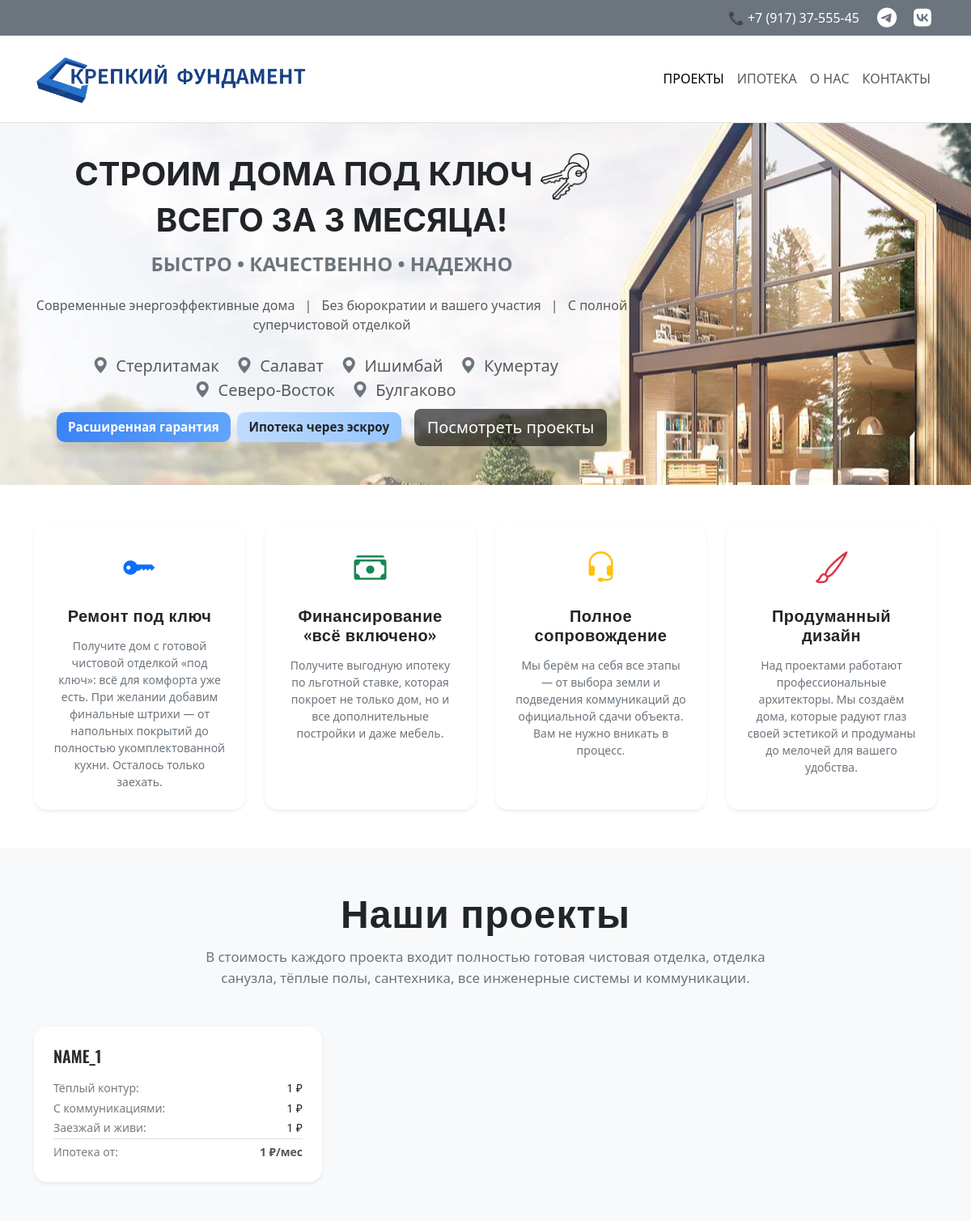
Before: / with the older database file.
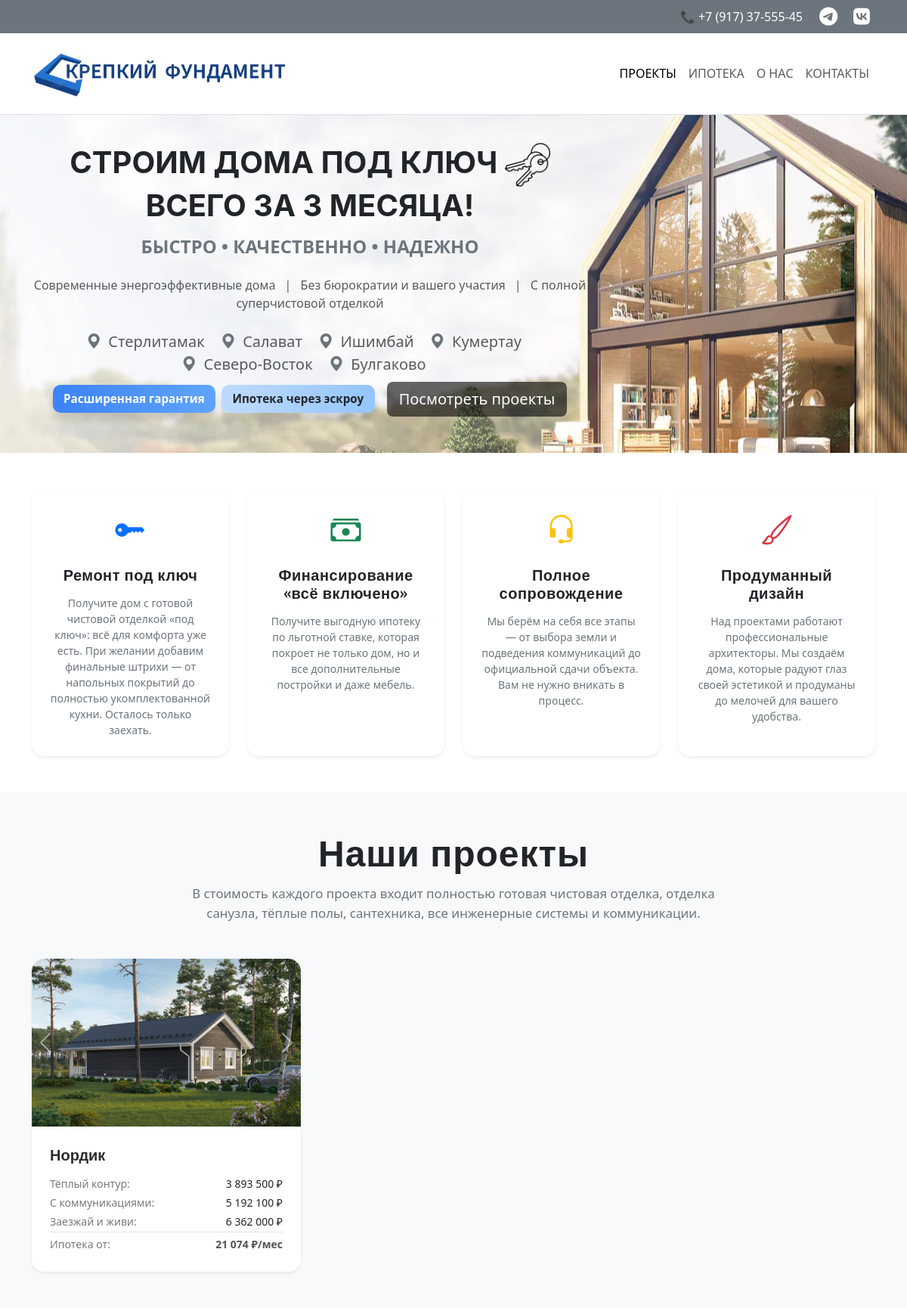
After: the same page with the newer database file.
### app/models.py (models this page shows, shortened)
class Project(db.Model):
    __tablename__ = "projects"
    id = db.Column(db.Integer, primary_key=True)
    title = db.Column(db.String(100), unique=True, nullable=False)
    slug = db.Column(db.String(100), unique=True, nullable=False)
    description = db.Column(db.Text)
    square = db.Column(db.Integer, nullable=False)
    size = db.Column(db.String(15), nullable=False)
    price_base = db.Column(db.Integer, nullable=False)
    price_with_communications = db.Column(db.Integer)
    price_ready = db.Column(db.Integer)
    mortgage_price_per_month = db.Column(db.Integer)
    images_directory_path = db.Column(db.String(300), nullable=False)
    images = db.relationship(
        "ProjectImages",
        back_populates="project",
        cascade="all, delete-orphan",
        lazy="dynamic"
    )

class ProjectImages(db.Model):
    __tablename__ = "project_images"
    id = db.Column(db.Integer, primary_key=True)
    filename = db.Column(db.String(100), unique=True, nullable=False)
    project_id = db.Column(
        db.Integer,
        db.ForeignKey(Project.id, ondelete="CASCADE"),
        nullable=False,
    )
    project = db.relationship("Project", back_populates="images")
    @property
    def url(self):
        return os.path.join('uploads', self.project.slug, self.filename)

### app/routes.py (the view)
@main_bp.route('/')
def index():
    projects = Project.query.all()
    return render_template('index.html', projects=projects)

### app/__init__.py (called while the page is built)
def create_app():
    app = Flask(__name__)
    app.config.from_object('config.Config')  # config.py должен быть в корне проекта
    @app.template_filter('money')
    def money_format(value):
        if value is None:
            return ""
        try:
            return f"{int(value):,}".replace(",", " ")
        except (ValueError, TypeError):
            return value
    db.init_app(app)
    migrate.init_app(app, db)
    from app.routes import main_bp
    app.register_blueprint(main_bp)
    with app.app_context():
        db.create_all()
    return app

### app/templates/index.html (shortened to what this page needs)
{% extends "base.html" %}
{% block styles %}
{{ super() }}
<link rel="stylesheet" href="{{ url_for('static', filename='css/style_cards.css') }}">
{% endblock %}
{% block content %}
<section id="projects" class="py-5 bg-light">
  <div class="container text-center">
    <h2 class="fw-bold mb-3 display-5" style="font-family: 'Oswald', sans-serif; letter-spacing: 1px;">
      Наши проекты
    </h2>
    <p class="text-secondary mb-5 mx-auto" style="max-width: 750px; font-size: 1.05rem; color: #6c757d;">
      В стоимость каждого проекта входит полностью готовая чистовая отделка,
      отделка санузла, тёплые полы, сантехника, все инженерные системы и коммуникации.
    </p>
    <div class="row g-4">
      {% for project in projects %}
      <div class="col-md-6 col-lg-4">
        <a href="{{ url_for('main.details', id=project.id) }}" class="text-decoration-none text-reset">
          <div class="card project-card border-0 shadow-sm h-100 overflow-hidden">
            <div id="carouselHouse{{ project.id }}" class="carousel slide project-image-wrapper">
              <div class="carousel-inner">
                {% for image in project.images.all() %}
                <div class="carousel-item active">
                  <img src="{{ url_for('static', filename=image.url) }}" class="card-img-top" alt="Проект дома {{ project.title }}">
                </div>
                {% endfor %}
              </div>
              <button class="carousel-control-prev" type="button" data-bs-target="#carouselHouse{{ project.id }}" data-bs-slide="prev">
                <span class="carousel-control-prev-icon"></span>
              </button>
              <button class="carousel-control-next" type="button" data-bs-target="#carouselHouse{{ project.id }}" data-bs-slide="next">
                <span class="carousel-control-next-icon"></span>
              </button>
            </div>
            <div class="card-body text-start p-4">
              <h5 class="card-title fw-semibold mb-3" style="font-family: 'Oswald', sans-serif; color: #2d2d2d;">
                {{ project.title }}
              </h5>
              <table class="table table-borderless text-secondary small mb-0 compact-table">
                <tbody>
                  <tr>
                    <th scope="row">Тёплый контур:</th>
                    <td class="text-end text-dark fw-normal">{{ project.price_base | money }} &#8381;</td>
                  </tr>
                  <tr>
                    <th scope="row">С коммуникациями:</th>
                    <td class="text-end text-dark fw-normal">{{ project.price_with_communications | money }} &#8381;</td>
                  </tr>
                  <tr>
                    <th scope="row">Заезжай и живи:</th>
                    <td class="text-end text-dark fw-normal">{{ project.price_ready | money }} &#8381;</td>
                  </tr>
                  <tr class="border-top">
                    <th scope="row" class="pt-2">Ипотека от:</th>
                    <td class="text-end fw-semibold pt-2">{{ project.mortgage_price_per_month | money }} &#8381;/мес</td>
                  </tr>
                </tbody>
              </table>
            </div>
          </div>
        </a>
      </div>
      {% endfor %}
    </div>
  </div>
</section>
{% endblock%}

### app/templates/base.html (shortened to what this page needs)
<!DOCTYPE html>
<html lang="ru">
<head>
 {% block styles %}
  <link
    href="https://cdn.jsdelivr.net/npm/bootstrap@5.3.3/dist/css/bootstrap.min.css"
    rel="stylesheet"
  >
  <link
    rel="stylesheet"
    href="https://cdn.jsdelivr.net/npm/bootstrap-icons@1.11.3/font/bootstrap-icons.css"
  >
  <link rel="stylesheet" href="https://cdnjs.cloudflare.com/ajax/libs/font-awesome/6.5.0/css/all.min.css">
  <link rel="stylesheet" href="{{ url_for('static', filename='css/style.css') }}">
{% endblock %}
</head>
<body>
  {% block header %}
  <div class="fixed-top">
    <div class="topbar py-1 bg-secondary">
      <div class="container d-flex flex-wrap align-items-center justify-content-between justify-content-md-end">
        <div class="order-0 order-md-0 me-md-3">
          📞 <a href="tel:+79173755545" class="text-white text-decoration-none">+7 (917) 37-555-45</a>
        </div>
        <div class="d-flex gap-2 order-1">
          <a href="https://t.me/username" target="_blank" class="social-btn text-white" aria-label="Telegram">
            <i class="fab fa-telegram"></i>
          </a>
          <a href="https://vk.com/username" target="_blank" class="social-btn text-white" aria-label="VK">
            <i class="fab fa-vk"></i>
          </a>
        </div>
      </div>
    </div>
    <nav class="navbar navbar-expand-md navbar-light bg-white border-bottom py-3" id="mainNav">
      <div class="container align-items-center justify-content-between">
        <a class="navbar-brand fw-bold me-2" href="{{ url_for('main.index') }}">
          <img src="{{ url_for('static', filename='images/logo_krepkii_fundament.png')}}" alt="Logo" width="340">
        </a>
        <div class="collapse navbar-collapse justify-content-end" id="mainNavbar">
          <ul class="navbar-nav">
            <li class="nav-item"><a class="nav-link active" href="#projects">Проекты</a></li>
            <li class="nav-item"><a class="nav-link" href="#">Ипотека</a></li>
            <li class="nav-item"><a class="nav-link" href="#">О нас</a></li>
            <li class="nav-item"><a class="nav-link" href="#">Контакты</a></li>
          </ul>
        </div>
      </div>
    </nav>
  </div>
  {% endblock %}
  {% block hero %}
  <div class="b-img-with-bg t">
    <section class="py-5 transparent-background">
      <div class="container">
        <div class="row justify-content-start">
          <div class="col-12 col-xs-10 col-sm-10 col-md-9 col-lg-8 text-center">
            <h1 class="fw-bold mb-3" style="font-family: 'Inter', sans-serif;">
              СТРОИМ ДОМА ПОД КЛЮЧ
              <img src="../static/images/key_6497462.png" width="60px" alt="">
              <br>ВСЕГО ЗА 3 МЕСЯЦА!
            </h1>
            <h2 class="h4 fw-semibold text-secondary text-uppercase mb-4">
              Быстро • Качественно • Надежно
            </h2>
            <p class="text-muted mb-4 text-center fs-6">
              Современные энергоэффективные дома
              <span class="mx-2">|</span>
              Без бюрократии и вашего участия
              <span class="mx-2">|</span>
              С полной суперчистовой отделкой
            </p>
            <ul class="list-inline text-muted fs-5 mb-2 text-center">
              <li class="list-inline-item me-3">
                <i class="bi bi-geo-alt-fill text-secondary me-1"></i> Стерлитамак
              </li>
              <li class="list-inline-item me-3">
                <i class="bi bi-geo-alt-fill text-secondary me-1"></i> Салават
              </li>
              <li class="list-inline-item me-3">
                <i class="bi bi-geo-alt-fill text-secondary me-1"></i> Ишимбай
              </li>
              <li class="list-inline-item me-3">
                <i class="bi bi-geo-alt-fill text-secondary me-1"></i> Кумертау
              </li>
              <li class="list-inline-item me-3">
                <i class="bi bi-geo-alt-fill text-secondary me-1"></i> Северо-Восток
              </li>
              <li class="list-inline-item me-3">
                <i class="bi bi-geo-alt-fill text-secondary me-1"></i> Булгаково
              </li>
            </ul>
            <div class="d-flex flex-column flex-md-row gap-3 justify-content-center align-items-center text-center">
              <div class="d-flex gap-2 justify-content-center flex-wrap">
                <span class="badge-accent bg-gradient-primary">Расширенная гарантия</span>
                <span class="badge-accent bg-gradient-info text-dark">Ипотека через эскроу</span>
              </div>
              <a href="#projects" class="btn-projects btn btn-outline-secondary btn-lg">Посмотреть проекты</a>
            </div>
          </div>
        </div>
      </div>
    </section>
  </div>
  {% endblock %}
  {% block features %}
  <section class="py-5 bg-white">
    <div class="container">
      <div class="row text-center g-4">
        <div class="col-md-6 col-lg-3">
          <div class="card h-100 shadow-sm border-0 p-4">
            <div class="mb-3 text-primary fs-1">
              <i class="bi bi-key-fill"></i>
            </div>
            <h3 class="h5 fw-bold mb-3">Ремонт под ключ</h3>
            <p class="text-secondary small mb-0">
              Получите дом с готовой чистовой отделкой «под ключ»: всё для комфорта уже есть. При желании добавим финальные штрихи — от напольных покрытий до полностью укомплектованной кухни. Осталось только заехать.
            </p>
          </div>
        </div>
        <div class="col-md-6 col-lg-3">
          <div class="card h-100 shadow-sm border-0 p-4">
            <div class="mb-3 text-success fs-1">
              <i class="bi bi-cash-stack"></i>
            </div>
            <h3 class="h5 fw-bold mb-3">Финансирование «всё включено»</h3>
            <p class="text-secondary small mb-0">
              Получите выгодную ипотеку по льготной ставке, которая покроет не только дом, но и все дополнительные постройки и даже мебель.
            </p>
          </div>
        </div>
        <div class="col-md-6 col-lg-3">
          <div class="card h-100 shadow-sm border-0 p-4">
            <div class="mb-3 text-warning fs-1">
              <i class="bi bi-headset"></i>
            </div>
            <h3 class="h5 fw-bold mb-3">Полное сопровождение</h3>
            <p class="text-secondary small mb-0">
              Мы берём на себя все этапы — от выбора земли и подведения коммуникаций до официальной сдачи объекта. Вам не нужно вникать в процесс.
            </p>
          </div>
        </div>
        <div class="col-md-6 col-lg-3">
          <div class="card h-100 shadow-sm border-0 p-4">
            <div class="mb-3 text-danger fs-1">
              <i class="bi bi-brush"></i>
            </div>
            <h3 class="h5 fw-bold mb-3">Продуманный дизайн</h3>
            <p class="text-secondary small mb-0">
              Над проектами работают профессиональные архитекторы. Мы создаём дома, которые радуют глаз своей эстетикой и продуманы до мелочей для вашего удобства.
            </p>
          </div>
        </div>
      </div>
    </div>
  </section>
  {% endblock %}
  {% block content %}
  {% endblock %}
</body>
</html>

### app/static/css/style.css (style rules this page uses)
body { padding-top: 140px; transition: padding-top 0.3s ease; }
.navbar, .navbar img { transition: all 0.3s ease; }
.navbar-brand img { max-width: 100%; height: auto; width: 340px; }
.b-img-with-bg { background-image: url(../images/tskny5iwscpyekaoxngoxll8t7hiibna.webp); background-position: center; background-repeat: no-repeat; }
.social-btn { display: inline-flex; align-items: center; justify-content: center; width: 36px; height: 36px; border-radius: 50%; color: white; text-decoration: none; font-size: 25px; transition: transform 0.2s; }
.navbar-nav .nav-link { text-transform: uppercase; }
.btn-projects { background-color: rgba(0, 0, 0, 0.6); color: #fff; border: none; transition: background-color 0.3s ease; }
.badge-accent { font-size: 0.95rem; font-weight: 600; padding: 0.45rem 0.9rem; border-radius: 10px; box-shadow: 0 10px 8px rgba(0,0,0,0.12); transition: transform 0.2s, box-shadow 0.2s; }
.bg-gradient-primary { background: linear-gradient(90deg, #3b82f6, #60a5fa); color: #fff; }
.bg-gradient-info { background: linear-gradient(90deg, #bfdbfe, #93c5fd); color: #1e293b; }
.card { border-radius: 16px; transition: transform 0.3s ease, box-shadow 0.3s ease; }
.card h3 { font-family: 'Oswald', sans-serif; letter-spacing: 0.5px; }
.card i { transition: transform 0.3s ease; }

### app/static/css/style_cards.css (style rules this page uses)
.project-card { border-radius: 1rem; transition: transform 0.35s ease, box-shadow 0.35s ease; background-color: #fff; }
.project-image-wrapper { overflow: hidden; border-top-left-radius: 1rem; border-top-right-radius: 1rem; }
.carousel-inner img { transition: transform 0.5s ease; }
.project-card th { font-weight: 400; color: #7a7a7a; }
.project-card td { color: #555; }
.compact-table th, .compact-table td { padding: 0.25rem 0; line-height: 1.2; }
a.text-reset { display: block; }
.carousel-control-prev, .carousel-control-next { width: 10%; }

Changed rows visible on the page:
changed Project: title "NAME_1" → "Нордик"; price_base "1" → "3 893 500"; price_with_communications "1" → "5 192 100"; price_ready "1" → "6 362 000"; mortgage_price_per_month "1" → "21 074"
added ProjectImages: filename.slug (picture)
